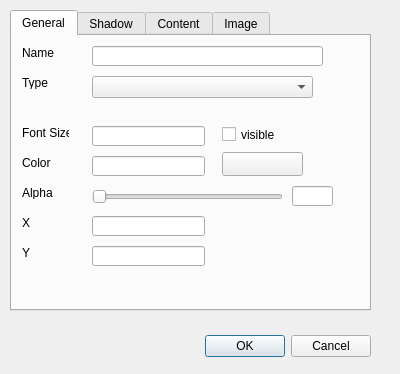
<?xml version="1.0" encoding="UTF-8"?>
<ui version="4.0">
 <class>CDlgDisplay</class>
 <widget class="QDialog" name="CDlgDisplay">
  <property name="geometry">
   <rect>
    <x>0</x>
    <y>0</y>
    <width>400</width>
    <height>374</height>
   </rect>
  </property>
  <property name="windowTitle">
   <string>Dialog</string>
  </property>
  <widget class="QDialogButtonBox" name="buttonBox">
   <property name="geometry">
    <rect>
     <x>30</x>
     <y>330</y>
     <width>341</width>
     <height>32</height>
    </rect>
   </property>
   <property name="orientation">
    <enum>Qt::Horizontal</enum>
   </property>
   <property name="standardButtons">
    <set>QDialogButtonBox::Cancel|QDialogButtonBox::Ok</set>
   </property>
  </widget>
  <widget class="QTabWidget" name="tabWidget">
   <property name="geometry">
    <rect>
     <x>10</x>
     <y>10</y>
     <width>361</width>
     <height>301</height>
    </rect>
   </property>
   <property name="currentIndex">
    <number>0</number>
   </property>
   <widget class="QWidget" name="tabGeneral">
    <attribute name="title">
     <string>General</string>
    </attribute>
    <widget class="QLineEdit" name="eY">
     <property name="geometry">
      <rect>
       <x>80</x>
       <y>210</y>
       <width>113</width>
       <height>20</height>
      </rect>
     </property>
    </widget>
    <widget class="QLineEdit" name="eX">
     <property name="geometry">
      <rect>
       <x>80</x>
       <y>180</y>
       <width>113</width>
       <height>20</height>
      </rect>
     </property>
    </widget>
    <widget class="QLabel" name="label_4">
     <property name="geometry">
      <rect>
       <x>10</x>
       <y>210</y>
       <width>47</width>
       <height>13</height>
      </rect>
     </property>
     <property name="text">
      <string>Y</string>
     </property>
    </widget>
    <widget class="QLineEdit" name="eName">
     <property name="geometry">
      <rect>
       <x>80</x>
       <y>10</y>
       <width>231</width>
       <height>20</height>
      </rect>
     </property>
    </widget>
    <widget class="QLabel" name="label_3">
     <property name="geometry">
      <rect>
       <x>10</x>
       <y>180</y>
       <width>47</width>
       <height>13</height>
      </rect>
     </property>
     <property name="text">
      <string>X</string>
     </property>
    </widget>
    <widget class="QLabel" name="label">
     <property name="geometry">
      <rect>
       <x>10</x>
       <y>10</y>
       <width>47</width>
       <height>13</height>
      </rect>
     </property>
     <property name="text">
      <string>Name</string>
     </property>
    </widget>
    <widget class="QLabel" name="label_2">
     <property name="geometry">
      <rect>
       <x>10</x>
       <y>40</y>
       <width>47</width>
       <height>13</height>
      </rect>
     </property>
     <property name="text">
      <string>Type</string>
     </property>
    </widget>
    <widget class="QComboBox" name="cbType">
     <property name="geometry">
      <rect>
       <x>80</x>
       <y>40</y>
       <width>221</width>
       <height>22</height>
      </rect>
     </property>
    </widget>
    <widget class="QLabel" name="label_6">
     <property name="geometry">
      <rect>
       <x>10</x>
       <y>90</y>
       <width>47</width>
       <height>13</height>
      </rect>
     </property>
     <property name="text">
      <string>Font Size</string>
     </property>
    </widget>
    <widget class="QLabel" name="label_7">
     <property name="geometry">
      <rect>
       <x>10</x>
       <y>120</y>
       <width>47</width>
       <height>13</height>
      </rect>
     </property>
     <property name="text">
      <string>Color</string>
     </property>
    </widget>
    <widget class="QLabel" name="label_5">
     <property name="geometry">
      <rect>
       <x>10</x>
       <y>150</y>
       <width>47</width>
       <height>13</height>
      </rect>
     </property>
     <property name="text">
      <string>Alpha</string>
     </property>
    </widget>
    <widget class="QCheckBox" name="cVisible">
     <property name="geometry">
      <rect>
       <x>210</x>
       <y>90</y>
       <width>70</width>
       <height>17</height>
      </rect>
     </property>
     <property name="text">
      <string>visible</string>
     </property>
    </widget>
    <widget class="QLineEdit" name="eFontSize">
     <property name="geometry">
      <rect>
       <x>80</x>
       <y>90</y>
       <width>113</width>
       <height>20</height>
      </rect>
     </property>
    </widget>
    <widget class="CWBtnColor" name="btnColor">
     <property name="geometry">
      <rect>
       <x>210</x>
       <y>116</y>
       <width>81</width>
       <height>24</height>
      </rect>
     </property>
     <property name="text">
      <string/>
     </property>
    </widget>
    <widget class="CWSlider" name="sAlpha">
     <property name="geometry">
      <rect>
       <x>80</x>
       <y>150</y>
       <width>191</width>
       <height>22</height>
      </rect>
     </property>
     <property name="maximum">
      <number>255</number>
     </property>
     <property name="orientation">
      <enum>Qt::Horizontal</enum>
     </property>
    </widget>
    <widget class="QLineEdit" name="eColor">
     <property name="geometry">
      <rect>
       <x>80</x>
       <y>120</y>
       <width>113</width>
       <height>20</height>
      </rect>
     </property>
     <property name="inputMask">
      <string>hhhhhh</string>
     </property>
    </widget>
    <widget class="QLineEdit" name="eAlpha">
     <property name="geometry">
      <rect>
       <x>280</x>
       <y>150</y>
       <width>41</width>
       <height>20</height>
      </rect>
     </property>
    </widget>
   </widget>
   <widget class="QWidget" name="tabShadow">
    <attribute name="title">
     <string>Shadow</string>
    </attribute>
    <widget class="QLineEdit" name="eShadowX">
     <property name="geometry">
      <rect>
       <x>80</x>
       <y>110</y>
       <width>113</width>
       <height>20</height>
      </rect>
     </property>
    </widget>
    <widget class="QLabel" name="label_8">
     <property name="geometry">
      <rect>
       <x>10</x>
       <y>150</y>
       <width>47</width>
       <height>13</height>
      </rect>
     </property>
     <property name="text">
      <string>offset Y</string>
     </property>
    </widget>
    <widget class="QLabel" name="label_9">
     <property name="geometry">
      <rect>
       <x>10</x>
       <y>70</y>
       <width>47</width>
       <height>13</height>
      </rect>
     </property>
     <property name="text">
      <string>Alpha</string>
     </property>
    </widget>
    <widget class="QLabel" name="label_10">
     <property name="geometry">
      <rect>
       <x>10</x>
       <y>20</y>
       <width>47</width>
       <height>13</height>
      </rect>
     </property>
     <property name="text">
      <string>Color</string>
     </property>
    </widget>
    <widget class="QLabel" name="label_11">
     <property name="geometry">
      <rect>
       <x>10</x>
       <y>110</y>
       <width>47</width>
       <height>13</height>
      </rect>
     </property>
     <property name="text">
      <string>offset X</string>
     </property>
    </widget>
    <widget class="QLineEdit" name="eShadowY">
     <property name="geometry">
      <rect>
       <x>80</x>
       <y>150</y>
       <width>113</width>
       <height>20</height>
      </rect>
     </property>
    </widget>
    <widget class="CWBtnColor" name="btnShadowColor">
     <property name="geometry">
      <rect>
       <x>210</x>
       <y>18</y>
       <width>81</width>
       <height>24</height>
      </rect>
     </property>
     <property name="text">
      <string/>
     </property>
    </widget>
    <widget class="CWSlider" name="sShadowAlpha">
     <property name="geometry">
      <rect>
       <x>70</x>
       <y>70</y>
       <width>191</width>
       <height>22</height>
      </rect>
     </property>
     <property name="maximum">
      <number>255</number>
     </property>
     <property name="orientation">
      <enum>Qt::Horizontal</enum>
     </property>
    </widget>
    <widget class="QLabel" name="label_14">
     <property name="geometry">
      <rect>
       <x>10</x>
       <y>190</y>
       <width>341</width>
       <height>41</height>
      </rect>
     </property>
     <property name="text">
      <string>The shadow is display underneat the text using the color and offsets provided above.</string>
     </property>
     <property name="wordWrap">
      <bool>true</bool>
     </property>
    </widget>
    <widget class="QCheckBox" name="cShadowVisible">
     <property name="geometry">
      <rect>
       <x>240</x>
       <y>120</y>
       <width>70</width>
       <height>17</height>
      </rect>
     </property>
     <property name="text">
      <string>Visible</string>
     </property>
    </widget>
    <widget class="QLineEdit" name="eShadowColor">
     <property name="geometry">
      <rect>
       <x>80</x>
       <y>20</y>
       <width>113</width>
       <height>20</height>
      </rect>
     </property>
     <property name="inputMask">
      <string>hhhhhh</string>
     </property>
    </widget>
    <widget class="QLineEdit" name="eShadowAlpha">
     <property name="geometry">
      <rect>
       <x>280</x>
       <y>70</y>
       <width>41</width>
       <height>20</height>
      </rect>
     </property>
    </widget>
   </widget>
   <widget class="QWidget" name="tabContent">
    <attribute name="title">
     <string>Content</string>
    </attribute>
    <widget class="QLineEdit" name="eText">
     <property name="geometry">
      <rect>
       <x>80</x>
       <y>20</y>
       <width>241</width>
       <height>20</height>
      </rect>
     </property>
     <property name="text">
      <string/>
     </property>
    </widget>
    <widget class="QLabel" name="label_12">
     <property name="geometry">
      <rect>
       <x>14</x>
       <y>22</y>
       <width>40</width>
       <height>13</height>
      </rect>
     </property>
     <property name="text">
      <string>Text</string>
     </property>
    </widget>
    <widget class="QLabel" name="label_13">
     <property name="geometry">
      <rect>
       <x>10</x>
       <y>47</y>
       <width>47</width>
       <height>20</height>
      </rect>
     </property>
     <property name="text">
      <string>Template</string>
     </property>
    </widget>
    <widget class="QLineEdit" name="eTemplate">
     <property name="geometry">
      <rect>
       <x>80</x>
       <y>50</y>
       <width>113</width>
       <height>20</height>
      </rect>
     </property>
     <property name="text">
      <string/>
     </property>
    </widget>
   </widget>
   <widget class="QWidget" name="tab">
    <attribute name="title">
     <string>Image</string>
    </attribute>
    <widget class="QLabel" name="label_15">
     <property name="geometry">
      <rect>
       <x>20</x>
       <y>20</y>
       <width>71</width>
       <height>16</height>
      </rect>
     </property>
     <property name="text">
      <string>Image set</string>
     </property>
    </widget>
    <widget class="QComboBox" name="cbFrameSet">
     <property name="geometry">
      <rect>
       <x>89</x>
       <y>15</y>
       <width>161</width>
       <height>25</height>
      </rect>
     </property>
     <property name="editable">
      <bool>false</bool>
     </property>
     <property name="sizeAdjustPolicy">
      <enum>QComboBox::AdjustToMinimumContentsLengthWithIcon</enum>
     </property>
     <property name="minimumContentsLength">
      <number>16</number>
     </property>
     <property name="duplicatesEnabled">
      <bool>true</bool>
     </property>
     <property name="modelColumn">
      <number>0</number>
     </property>
    </widget>
    <widget class="QComboBox" name="cbBaseFrame">
     <property name="geometry">
      <rect>
       <x>89</x>
       <y>45</y>
       <width>63</width>
       <height>25</height>
      </rect>
     </property>
    </widget>
    <widget class="QLabel" name="sImage">
     <property name="geometry">
      <rect>
       <x>25</x>
       <y>85</y>
       <width>171</width>
       <height>181</height>
      </rect>
     </property>
     <property name="text">
      <string>ICON</string>
     </property>
    </widget>
    <widget class="QLabel" name="label_16">
     <property name="geometry">
      <rect>
       <x>20</x>
       <y>50</y>
       <width>81</width>
       <height>16</height>
      </rect>
     </property>
     <property name="text">
      <string>Base Image</string>
     </property>
    </widget>
   </widget>
  </widget>
 </widget>
 <customwidgets>
  <customwidget>
   <class>CWBtnColor</class>
   <extends>QPushButton</extends>
   <header>wbtncolor.h</header>
  </customwidget>
  <customwidget>
   <class>CWSlider</class>
   <extends>QSlider</extends>
   <header>wslider.h</header>
  </customwidget>
 </customwidgets>
 <resources/>
 <connections>
  <connection>
   <sender>buttonBox</sender>
   <signal>accepted()</signal>
   <receiver>CDlgDisplay</receiver>
   <slot>accept()</slot>
   <hints>
    <hint type="sourcelabel">
     <x>248</x>
     <y>254</y>
    </hint>
    <hint type="destinationlabel">
     <x>157</x>
     <y>274</y>
    </hint>
   </hints>
  </connection>
  <connection>
   <sender>buttonBox</sender>
   <signal>rejected()</signal>
   <receiver>CDlgDisplay</receiver>
   <slot>reject()</slot>
   <hints>
    <hint type="sourcelabel">
     <x>316</x>
     <y>260</y>
    </hint>
    <hint type="destinationlabel">
     <x>286</x>
     <y>274</y>
    </hint>
   </hints>
  </connection>
 </connections>
</ui>
